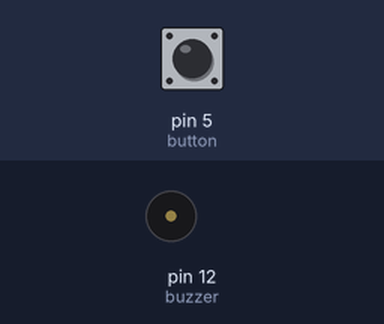
This sketch was run on a simulated Arduino Nano, built with avr-gcc and run on an emulated ATmega328P. On the bench: buzzer (waves = sounding). The test bench sets the inputs (shaded band); at power-on: pin 5 (button) LOW.

Above: at 1.2 s.
1.3 s: pin 5 (button) pulled HIGH for 0.15 s
At 4.1 s:
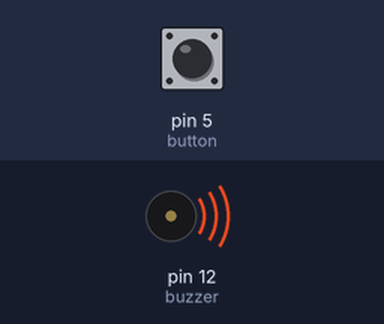
Timing chart, 0 to 8.5 s (numbered marks = the images above; inputs shaded):
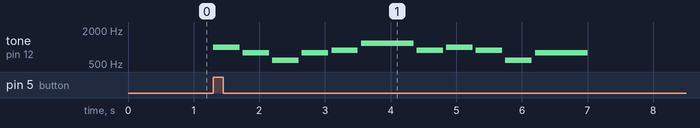

Measured:
- after the input at 1.3 s, tone on pin 12 (buzzer): plays 988 Hz for 0.40 s, 784 Hz for 0.40 s, 587 Hz for 0.40 s, 784 Hz for 0.40 s, 880 Hz for 0.40 s, 1175 Hz for 0.80 s … (11 notes in this stretch), starting at once

The sketch:

speaker2.ino
```cpp
#define A0  27
#define A0_ 29
#define B0  31
#define C1  33
#define C1_ 35
#define D1  37
#define D1_ 39
#define E1  41
#define F1  44
#define F1_ 46
#define G1  49
#define G1_ 52
#define A1  55
#define A1_ 58
#define B1  62
#define C2  65
#define C2_ 69
#define D2  73
#define D2_ 78
#define E2  82
#define F2  87
#define F2_ 93
#define G2  98
#define G2_ 104
#define A2  110
#define A2_ 117
#define B2  123
#define C3  131
#define C3_ 139
#define D3  147
#define D3_ 156
#define E3  165
#define F3  175
#define F3_ 185
#define G3  196
#define G3_ 208
#define A3  220
#define A3_ 233
#define B3  247
#define C4  262
#define C4_ 277
#define D4  294
#define D4_ 311
#define E4  330
#define F4  349
#define F4_ 370
#define G4  392
#define G4_ 415
#define A4  440
#define A4_ 466
#define B4  494
#define C5  523
#define C5_ 554
#define D5  587
#define D5_ 622
#define E5  659
#define F5  698
#define F5_ 740
#define G5  784
#define G5_ 831
#define A5  880
#define A5_ 932
#define B5  988
#define C6  1047
#define C6_ 1109
#define D6  1175
#define D6_ 1245
#define E6  1319
#define F6  1397
#define F6_ 1480
#define G6  1568
#define G6_ 1661
#define A6  1760
#define A6_ 1865
#define B6  1976
#define C7  2093
#define C7_ 2217
#define D7  2349
#define D7_ 2489
#define E7  2637
#define F7  2794
#define F7_ 2960
#define G7  3136
#define G7_ 3322
#define A7  3520
#define A7_ 3729
#define B7  3951
#define C8  4186
#define C8_ 4435
#define D8  4699
#define D8_ 4978
int button = 5;
int speed=200;
int buzzer = 12;
int melody[] = {B5,G5,D5,G5,A5,D6,A5,B5,A5,D5,G5};
int beat[] = {2,2,2,2,2,4,2,2,2,2,4};

void play() {
  for(int i=0;i<11;i++){
    tone(buzzer, melody[i]);
    delay(speed*beat[i]);
    noTone(buzzer);
    delay(50);
  }
}

void setup() {
  pinMode(button,INPUT);
  pinMode(buzzer,OUTPUT);
}

void loop() {
  int state = digitalRead(button);
  if(state == HIGH){
    play();
  }
}
```
